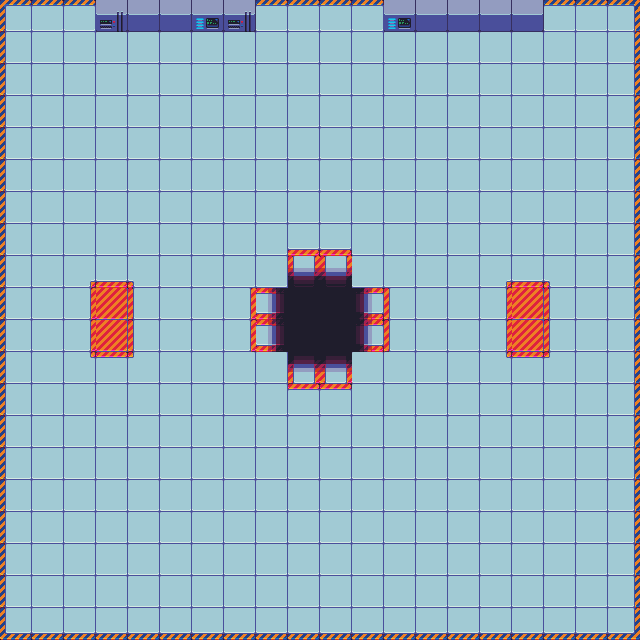

Tiled map render using the project's own tile images. Description and the whole map definition, tile-layer contents included, below:
An orthogonal 20x20 tile map with 32x32 px tiles, 2 tile layers (Background, Obstacles).

<map version="1.4" tiledversion="1.4.2" orientation="orthogonal" renderorder="right-down" width="20" height="20" tilewidth="32" tileheight="32" infinite="0" nextlayerid="3" nextobjectid="1">
 <editorsettings>
  <export target="open.json" format="json" />
 </editorsettings>
 <tileset firstgid="1" name="tileset" tilewidth="32" tileheight="32" tilecount="84" columns="14">
  <image source="scifitiles-sheet.png" width="448" height="192" />
 </tileset>
 <layer id="1" name="Background" width="20" height="20">
  <data encoding="csv">
6,7,7,44,43,43,45,44,7,7,7,7,45,43,43,43,43,7,7,8,
20,21,21,21,21,21,21,21,21,21,21,21,21,21,21,21,21,21,21,22,
20,21,21,21,21,21,21,21,21,21,21,21,21,21,21,21,21,21,21,22,
20,21,21,21,21,21,21,21,21,21,21,21,21,21,21,21,21,21,21,22,
20,21,21,21,21,21,21,21,21,21,21,21,21,21,21,21,21,21,21,22,
20,21,21,21,21,21,21,21,21,21,21,21,21,21,21,21,21,21,21,22,
20,21,21,21,21,21,21,21,21,21,21,21,21,21,21,21,21,21,21,22,
20,21,21,21,21,21,21,21,21,77,77,21,21,21,21,21,21,21,21,22,
20,21,51,77,52,21,21,21,21,58,58,21,21,21,21,51,77,52,21,22,
20,21,64,47,62,21,21,64,72,18,18,71,62,21,21,64,47,62,21,22,
20,21,64,47,62,21,21,64,72,18,18,71,62,21,21,64,47,62,21,22,
20,21,65,49,66,21,21,21,21,57,57,21,21,21,21,65,49,66,21,22,
20,21,21,21,21,21,21,21,21,49,49,21,21,21,21,21,21,21,21,22,
20,21,21,21,21,21,21,21,21,21,21,21,21,21,21,21,21,21,21,22,
20,21,21,21,21,21,21,21,21,21,21,21,21,21,21,21,21,21,21,22,
20,21,21,21,21,21,21,21,21,21,21,21,21,21,21,21,21,21,21,22,
20,21,21,21,21,21,21,21,21,21,21,21,21,21,21,21,21,21,21,22,
20,21,21,21,21,21,21,21,21,21,21,21,21,21,21,21,21,21,21,22,
20,21,21,21,21,21,21,21,21,21,21,21,21,21,21,21,21,21,21,22,
34,35,35,35,35,35,35,35,35,35,35,35,35,35,35,35,35,35,35,36
</data>
 </layer>
 <layer id="2" name="Obstacles" width="20" height="20">
  <data encoding="csv">
0,0,0,44,43,43,45,44,0,0,0,0,45,43,43,43,43,0,0,0,
0,0,0,0,0,0,0,0,0,0,0,0,0,0,0,0,0,0,0,0,
0,0,0,0,0,0,0,0,0,0,0,0,0,0,0,0,0,0,0,0,
0,0,0,0,0,0,0,0,0,0,0,0,0,0,0,0,0,0,0,0,
0,0,0,0,0,0,0,0,0,0,0,0,0,0,0,0,0,0,0,0,
0,0,0,0,0,0,0,0,0,0,0,0,0,0,0,0,0,0,0,0,
0,0,0,0,0,0,0,0,0,0,0,0,0,0,0,0,0,0,0,0,
0,0,0,0,0,0,0,0,0,0,0,0,0,0,0,0,0,0,0,0,
0,0,0,0,0,0,0,0,0,0,0,0,0,0,0,0,0,0,0,0,
0,0,0,47,0,0,0,0,0,18,18,0,0,0,0,0,47,0,0,0,
0,0,0,47,0,0,0,0,0,18,18,0,0,0,0,0,47,0,0,0,
0,0,0,0,0,0,0,0,0,0,0,0,0,0,0,0,0,0,0,0,
0,0,0,0,0,0,0,0,0,0,0,0,0,0,0,0,0,0,0,0,
0,0,0,0,0,0,0,0,0,0,0,0,0,0,0,0,0,0,0,0,
0,0,0,0,0,0,0,0,0,0,0,0,0,0,0,0,0,0,0,0,
0,0,0,0,0,0,0,0,0,0,0,0,0,0,0,0,0,0,0,0,
0,0,0,0,0,0,0,0,0,0,0,0,0,0,0,0,0,0,0,0,
0,0,0,0,0,0,0,0,0,0,0,0,0,0,0,0,0,0,0,0,
0,0,0,0,0,0,0,0,0,0,0,0,0,0,0,0,0,0,0,0,
0,0,0,0,0,0,0,0,0,0,0,0,0,0,0,0,0,0,0,0
</data>
 </layer>
</map>
